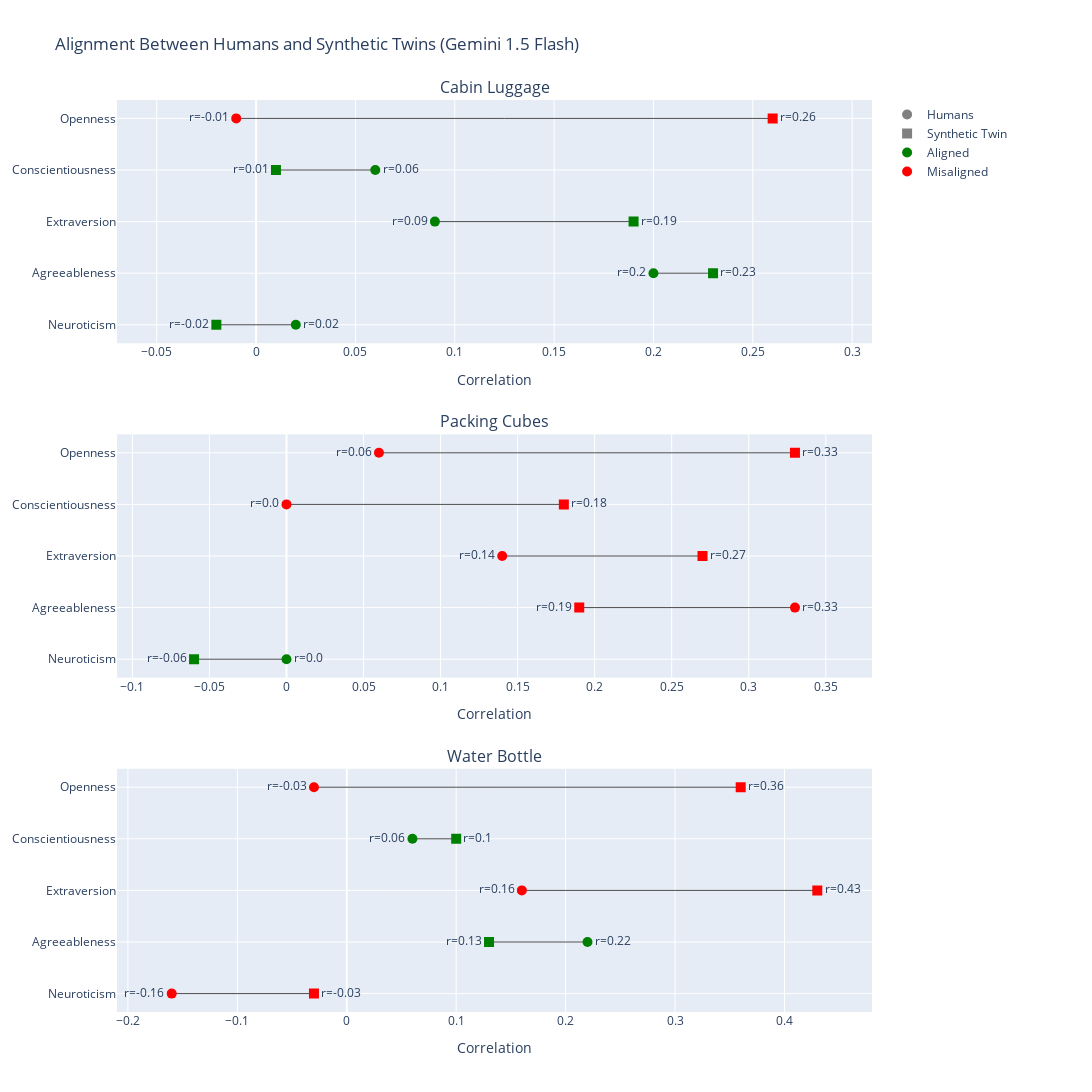

Notebook cell for this chart:
### Code cell
plot_alignment_with_humans("gemini-1.5-flash")

### Figure 1 — Plotly figure (JSON) as saved in the notebook; plotly's stock layout.template omitted (floating-point values rounded to 4 significant figures)
{"data": [{"line": {"color": "black", "width": 1}, "mode": "lines", "opacity": 0.7, "showlegend": false, "type": "scatter", "x": [-0.01, 0.26], "xaxis": "x", "y": ["Openness", "Openness"], "yaxis": "y"}, {"marker": {"color": "red", "size": 10, "symbol": "circle"}, "mode": "markers+text", "showlegend": false, "text": ["r=-0.01"], "textposition": "middle left", "type": "scatter", "x": [-0.01], "xaxis": "x", "y": ["Openness"], "yaxis": "y"}, {"marker": {"color": "red", "size": 10, "symbol": "square"}, "mode": "markers+text", "showlegend": false, "text": ["r=0.26"], "textposition": "middle right", "type": "scatter", "x": [0.26], "xaxis": "x", "y": ["Openness"], "yaxis": "y"}, {"line": {"color": "black", "width": 1}, "mode": "lines", "opacity": 0.7, "showlegend": false, "type": "scatter", "x": [0.06, 0.01], "xaxis": "x", "y": ["Conscientiousness", "Conscientiousness"], "yaxis": "y"}, {"marker": {"color": "green", "size": 10, "symbol": "circle"}, "mode": "markers+text", "showlegend": false, "text": ["r=0.06"], "textposition": "middle right", "type": "scatter", "x": [0.06], "xaxis": "x", "y": ["Conscientiousness"], "yaxis": "y"}, {"marker": {"color": "green", "size": 10, "symbol": "square"}, "mode": "markers+text", "showlegend": false, "text": ["r=0.01"], "textposition": "middle left", "type": "scatter", "x": [0.01], "xaxis": "x", "y": ["Conscientiousness"], "yaxis": "y"}, {"line": {"color": "black", "width": 1}, "mode": "lines", "opacity": 0.7, "showlegend": false, "type": "scatter", "x": [0.09, 0.19], "xaxis": "x", "y": ["Extraversion", "Extraversion"], "yaxis": "y"}, {"marker": {"color": "green", "size": 10, "symbol": "circle"}, "mode": "markers+text", "showlegend": false, "text": ["r=0.09"], "textposition": "middle left", "type": "scatter", "x": [0.09], "xaxis": "x", "y": ["Extraversion"], "yaxis": "y"}, {"marker": {"color": "green", "size": 10, "symbol": "square"}, "mode": "markers+text", "showlegend": false, "text": ["r=0.19"], "textposition": "middle right", "type": "scatter", "x": [0.19], "xaxis": "x", "y": ["Extraversion"], "yaxis": "y"}, {"line": {"color": "black", "width": 1}, "mode": "lines", "opacity": 0.7, "showlegend": false, "type": "scatter", "x": [0.2, 0.23], "xaxis": "x", "y": ["Agreeableness", "Agreeableness"], "yaxis": "y"}, {"marker": {"color": "green", "size": 10, "symbol": "circle"}, "mode": "markers+text", "showlegend": false, "text": ["r=0.2"], "textposition": "middle left", "type": "scatter", "x": [0.2], "xaxis": "x", "y": ["Agreeableness"], "yaxis": "y"}, {"marker": {"color": "green", "size": 10, "symbol": "square"}, "mode": "markers+text", "showlegend": false, "text": ["r=0.23"], "textposition": "middle right", "type": "scatter", "x": [0.23], "xaxis": "x", "y": ["Agreeableness"], "yaxis": "y"}, {"line": {"color": "black", "width": 1}, "mode": "lines", "opacity": 0.7, "showlegend": false, "type": "scatter", "x": [0.02, -0.02], "xaxis": "x", "y": ["Neuroticism", "Neuroticism"], "yaxis": "y"}, {"marker": {"color": "green", "size": 10, "symbol": "circle"}, "mode": "markers+text", "showlegend": false, "text": ["r=0.02"], "textposition": "middle right", "type": "scatter", "x": [0.02], "xaxis": "x", "y": ["Neuroticism"], "yaxis": "y"}, {"marker": {"color": "green", "size": 10, "symbol": "square"}, "mode": "markers+text", "showlegend": false, "text": ["r=-0.02"], "textposition": "middle left", "type": "scatter", "x": [-0.02], "xaxis": "x", "y": ["Neuroticism"], "yaxis": "y"}, {"line": {"color": "black", "width": 1}, "mode": "lines", "opacity": 0.7, "showlegend": false, "type": "scatter", "x": [0.06, 0.33], "xaxis": "x2", "y": ["Openness", "Openness"], "yaxis": "y2"}, {"marker": {"color": "red", "size": 10, "symbol": "circle"}, "mode": "markers+text", "showlegend": false, "text": ["r=0.06"], "textposition": "middle left", "type": "scatter", "x": [0.06], "xaxis": "x2", "y": ["Openness"], "yaxis": "y2"}, {"marker": {"color": "red", "size": 10, "symbol": "square"}, "mode": "markers+text", "showlegend": false, "text": ["r=0.33"], "textposition": "middle right", "type": "scatter", "x": [0.33], "xaxis": "x2", "y": ["Openness"], "yaxis": "y2"}, {"line": {"color": "black", "width": 1}, "mode": "lines", "opacity": 0.7, "showlegend": false, "type": "scatter", "x": [0, 0.18], "xaxis": "x2", "y": ["Conscientiousness", "Conscientiousness"], "yaxis": "y2"}, {"marker": {"color": "red", "size": 10, "symbol": "circle"}, "mode": "markers+text", "showlegend": false, "text": ["r=0.0"], "textposition": "middle left", "type": "scatter", "x": [0], "xaxis": "x2", "y": ["Conscientiousness"], "yaxis": "y2"}, {"marker": {"color": "red", "size": 10, "symbol": "square"}, "mode": "markers+text", "showlegend": false, "text": ["r=0.18"], "textposition": "middle right", "type": "scatter", "x": [0.18], "xaxis": "x2", "y": ["Conscientiousness"], "yaxis": "y2"}, {"line": {"color": "black", "width": 1}, "mode": "lines", "opacity": 0.7, "showlegend": false, "type": "scatter", "x": [0.14, 0.27], "xaxis": "x2", "y": ["Extraversion", "Extraversion"], "yaxis": "y2"}, {"marker": {"color": "red", "size": 10, "symbol": "circle"}, "mode": "markers+text", "showlegend": false, "text": ["r=0.14"], "textposition": "middle left", "type": "scatter", "x": [0.14], "xaxis": "x2", "y": ["Extraversion"], "yaxis": "y2"}, {"marker": {"color": "red", "size": 10, "symbol": "square"}, "mode": "markers+text", "showlegend": false, "text": ["r=0.27"], "textposition": "middle right", "type": "scatter", "x": [0.27], "xaxis": "x2", "y": ["Extraversion"], "yaxis": "y2"}, {"line": {"color": "black", "width": 1}, "mode": "lines", "opacity": 0.7, "showlegend": false, "type": "scatter", "x": [0.33, 0.19], "xaxis": "x2", "y": ["Agreeableness", "Agreeableness"], "yaxis": "y2"}, {"marker": {"color": "red", "size": 10, "symbol": "circle"}, "mode": "markers+text", "showlegend": false, "text": ["r=0.33"], "textposition": "middle right", "type": "scatter", "x": [0.33], "xaxis": "x2", "y": ["Agreeableness"], "yaxis": "y2"}, {"marker": {"color": "red", "size": 10, "symbol": "square"}, "mode": "markers+text", "showlegend": false, "text": ["r=0.19"], "textposition": "middle left", "type": "scatter", "x": [0.19], "xaxis": "x2", "y": ["Agreeableness"], "yaxis": "y2"}, {"line": {"color": "black", "width": 1}, "mode": "lines", "opacity": 0.7, "showlegend": false, "type": "scatter", "x": [0, -0.06], "xaxis": "x2", "y": ["Neuroticism", "Neuroticism"], "yaxis": "y2"}, {"marker": {"color": "green", "size": 10, "symbol": "circle"}, "mode": "markers+text", "showlegend": false, "text": ["r=0.0"], "textposition": "middle right", "type": "scatter", "x": [0], "xaxis": "x2", "y": ["Neuroticism"], "yaxis": "y2"}, {"marker": {"color": "green", "size": 10, "symbol": "square"}, "mode": "markers+text", "showlegend": false, "text": ["r=-0.06"], "textposition": "middle left", "type": "scatter", "x": [-0.06], "xaxis": "x2", "y": ["Neuroticism"], "yaxis": "y2"}, {"line": {"color": "black", "width": 1}, "mode": "lines", "opacity": 0.7, "showlegend": false, "type": "scatter", "x": [-0.03, 0.36], "xaxis": "x3", "y": ["Openness", "Openness"], "yaxis": "y3"}, {"marker": {"color": "red", "size": 10, "symbol": "circle"}, "mode": "markers+text", "showlegend": false, "text": ["r=-0.03"], "textposition": "middle left", "type": "scatter", "x": [-0.03], "xaxis": "x3", "y": ["Openness"], "yaxis": "y3"}, {"marker": {"color": "red", "size": 10, "symbol": "square"}, "mode": "markers+text", "showlegend": false, "text": ["r=0.36"], "textposition": "middle right", "type": "scatter", "x": [0.36], "xaxis": "x3", "y": ["Openness"], "yaxis": "y3"}, {"line": {"color": "black", "width": 1}, "mode": "lines", "opacity": 0.7, "showlegend": false, "type": "scatter", "x": [0.06, 0.1], "xaxis": "x3", "y": ["Conscientiousness", "Conscientiousness"], "yaxis": "y3"}, {"marker": {"color": "green", "size": 10, "symbol": "circle"}, "mode": "markers+text", "showlegend": false, "text": ["r=0.06"], "textposition": "middle left", "type": "scatter", "x": [0.06], "xaxis": "x3", "y": ["Conscientiousness"], "yaxis": "y3"}, {"marker": {"color": "green", "size": 10, "symbol": "square"}, "mode": "markers+text", "showlegend": false, "text": ["r=0.1"], "textposition": "middle right", "type": "scatter", "x": [0.1], "xaxis": "x3", "y": ["Conscientiousness"], "yaxis": "y3"}, {"line": {"color": "black", "width": 1}, "mode": "lines", "opacity": 0.7, "showlegend": false, "type": "scatter", "x": [0.16, 0.43], "xaxis": "x3", "y": ["Extraversion", "Extraversion"], "yaxis": "y3"}, {"marker": {"color": "red", "size": 10, "symbol": "circle"}, "mode": "markers+text", "showlegend": false, "text": ["r=0.16"], "textposition": "middle left", "type": "scatter", "x": [0.16], "xaxis": "x3", "y": ["Extraversion"], "yaxis": "y3"}, {"marker": {"color": "red", "size": 10, "symbol": "square"}, "mode": "markers+text", "showlegend": false, "text": ["r=0.43"], "textposition": "middle right", "type": "scatter", "x": [0.43], "xaxis": "x3", "y": ["Extraversion"], "yaxis": "y3"}, {"line": {"color": "black", "width": 1}, "mode": "lines", "opacity": 0.7, "showlegend": false, "type": "scatter", "x": [0.22, 0.13], "xaxis": "x3", "y": ["Agreeableness", "Agreeableness"], "yaxis": "y3"}, {"marker": {"color": "green", "size": 10, "symbol": "circle"}, "mode": "markers+text", "showlegend": false, "text": ["r=0.22"], "textposition": "middle right", "type": "scatter", "x": [0.22], "xaxis": "x3", "y": ["Agreeableness"], "yaxis": "y3"}, {"marker": {"color": "green", "size": 10, "symbol": "square"}, "mode": "markers+text", "showlegend": false, "text": ["r=0.13"], "textposition": "middle left", "type": "scatter", "x": [0.13], "xaxis": "x3", "y": ["Agreeableness"], "yaxis": "y3"}, {"line": {"color": "black", "width": 1}, "mode": "lines", "opacity": 0.7, "showlegend": false, "type": "scatter", "x": [-0.16, -0.03], "xaxis": "x3", "y": ["Neuroticism", "Neuroticism"], "yaxis": "y3"}, {"marker": {"color": "red", "size": 10, "symbol": "circle"}, "mode": "markers+text", "showlegend": false, "text": ["r=-0.16"], "textposition": "middle left", "type": "scatter", "x": [-0.16], "xaxis": "x3", "y": ["Neuroticism"], "yaxis": "y3"}, {"marker": {"color": "red", "size": 10, "symbol": "square"}, "mode": "markers+text", "showlegend": false, "text": ["r=-0.03"], "textposition": "middle right", "type": "scatter", "x": [-0.03], "xaxis": "x3", "y": ["Neuroticism"], "yaxis": "y3"}, {"marker": {"color": "gray", "size": 10, "symbol": "circle"}, "mode": "markers", "name": "Humans", "type": "scatter", "x": [null], "y": [null]}, {"marker": {"color": "gray", "size": 10, "symbol": "square"}, "mode": "markers", "name": "Synthetic Twin", "type": "scatter", "x": [null], "y": [null]}, {"marker": {"color": "green", "size": 10, "symbol": "circle"}, "mode": "markers", "name": "Aligned", "type": "scatter", "x": [null], "y": [null]}, {"marker": {"color": "red", "size": 10, "symbol": "circle"}, "mode": "markers", "name": "Misaligned", "type": "scatter", "x": [null], "y": [null]}], "layout": {"annotations": [{"font": {"size": 16}, "showarrow": false, "text": "Cabin Luggage", "x": 0.5, "xanchor": "center", "xref": "paper", "y": 1, "yanchor": "bottom", "yref": "paper"}, {"font": {"size": 16}, "showarrow": false, "text": "Packing Cubes", "x": 0.5, "xanchor": "center", "xref": "paper", "y": 0.6333, "yanchor": "bottom", "yref": "paper"}, {"font": {"size": 16}, "showarrow": false, "text": "Water Bottle", "x": 0.5, "xanchor": "center", "xref": "paper", "y": 0.2667, "yanchor": "bottom", "yref": "paper"}], "height": 1400, "legend": {"borderwidth": 0, "font": {"size": 12}, "traceorder": "normal", "x": 1.02, "y": 1}, "margin": {"b": 80, "l": 100, "r": 220, "t": 100}, "title": {"text": "Alignment Between Humans and Synthetic Twins (Gemini 1.5 Flash)"}, "width": 1300, "xaxis": {"anchor": "y", "domain": [0, 1], "range": [-0.07, 0.31], "title": {"text": "Correlation"}}, "xaxis2": {"anchor": "y2", "domain": [0, 1], "range": [-0.11, 0.38], "title": {"text": "Correlation"}}, "xaxis3": {"anchor": "y3", "domain": [0, 1], "range": [-0.21, 0.48], "title": {"text": "Correlation"}}, "yaxis": {"anchor": "x", "categoryarray": ["Neuroticism", "Agreeableness", "Extraversion", "Conscientiousness", "Openness"], "categoryorder": "array", "domain": [0.7333, 1]}, "yaxis2": {"anchor": "x2", "categoryarray": ["Neuroticism", "Agreeableness", "Extraversion", "Conscientiousness", "Openness"], "categoryorder": "array", "domain": [0.3667, 0.6333]}, "yaxis3": {"anchor": "x3", "categoryarray": ["Neuroticism", "Agreeableness", "Extraversion", "Conscientiousness", "Openness"], "categoryorder": "array", "domain": [0, 0.2667]}}}
